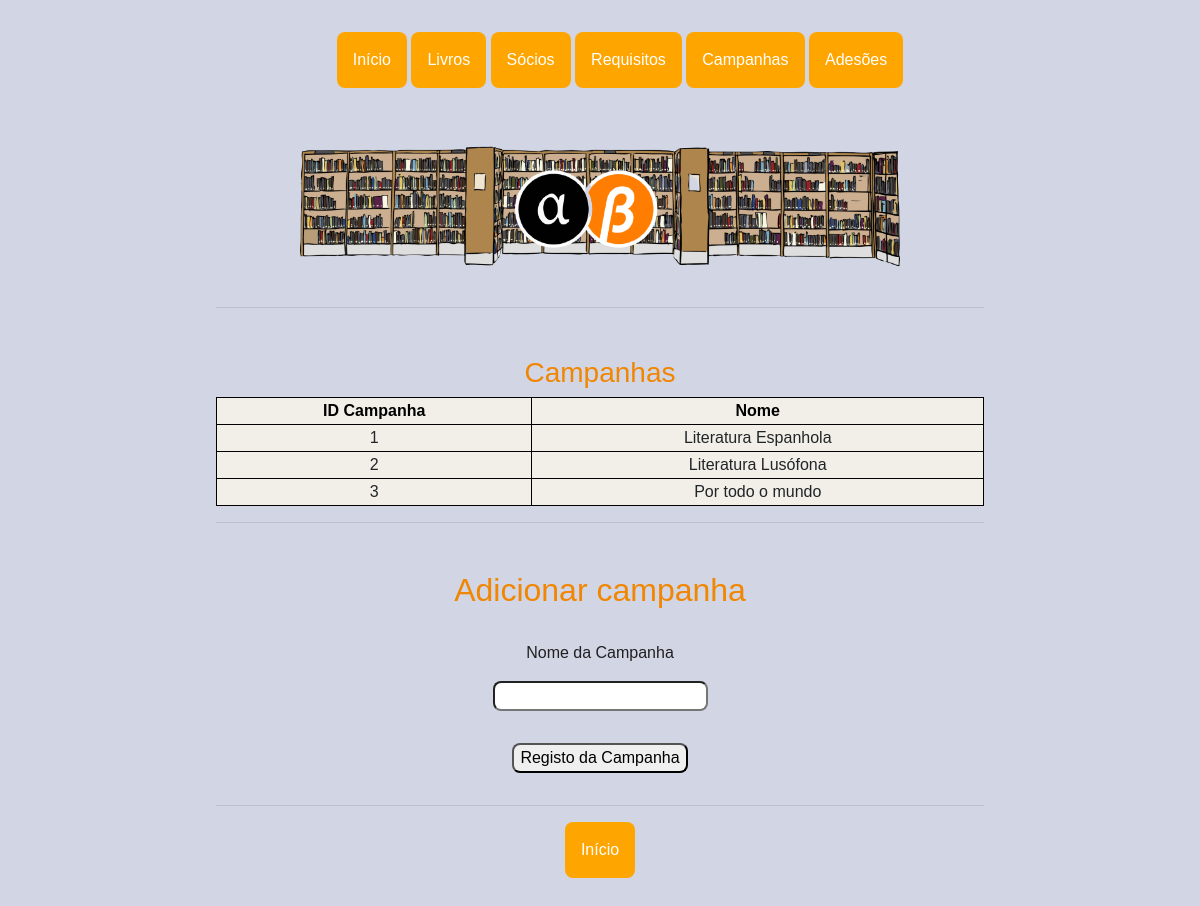
The page /campanhas on the database its author committed.
### app.py (models this page shows)
class Campanha(db.Model):
    __tablename__ = 'campanha'
    id_camp = db.Column(db.Integer, primary_key=True)
    nome_camp = db.Column(db.String(150))

### app.py (the view)
@app.route('/campanhas', methods=['GET'])
def campanhas():
    campanhas = Campanha.query.all()
    return render_template('campanhas.html', campanhas=campanhas)

### templates/campanhas.html
{% extends "base.html"%} {%block title %}Campanhas - Biblioteca{%endblock%} {%block pic %}<img class="bgpic"
    src="{{ url_for('static', filename = 'imgs/bb.png') }}" alt="logo" />{%endblock%} {%block content%}
<h3>Campanhas</h3>
<table style="width:100%" class="pure-table pure-table-horizontal">
    <tr>
        <th>ID Campanha</th>
        <th>Nome</th>
    </tr>
    {% for camp in campanhas %}
    <tr>
        <td>{{camp.id_camp}}</td>
        <td>{{camp.nome_camp}}</td>
        {% endfor %}
</table>
<hr />
<h2>Adicionar campanha</h2>
<form action="/reg_camp" method="post">
    <p>Nome da Campanha</p>
    <input type="text" id="campa" name="campa" required="required" class="campa">
    <input type="submit" class="sub final" value="Registo da Campanha">
</form>
<hr />
<div class="dropdown">
    <li><a href="/"><button class="dropbtn botoes ">Início</button></a>
    </li>
</div>
{%endblock%}

### static/styles.css (style rules this page uses)
*, *::before, *::after { box-sizing: border-box; }
body { background-color: #D2D5E4; margin: 0; font-family: 'Ubuntu', sans-serif; padding-top: 2rem; padding-bottom: 2rem; }
form { text-align: center; width: auto; }
a { color: #e9e9fc; }
p { color: #202022; padding-top: 1.5rem; }
input { border-radius: 0.5rem; }
h1, h2, h3 { color: #f18602; padding-top: 2rem; }
table, th, td { border: 1px solid black; }
table { border-collapse: collapse; border-style: none; }
th { background-color: #f1efe7; color: black; }
td { background-color: #f1efe7; }
.dropbtn { background-color: #4CAF50; color: white; padding: 16px; font-size: 16px; border: none; cursor: pointer; }
.dropdown button { background-color: #FFA500; color: white; font-size: 16px; border: none; cursor: pointer; }
.dropdown { position: relative; display: inline-block; }
.dropdown li { display: inline; }
.sub { border-radius: 0.5rem; margin: 2rem; width: auto; }
.botoes { border-radius: 0.5rem; width: auto; }
.bgpic { margin: auto; max-width: 50%; }
.final { display: block; margin-left: auto; margin-right: auto; }

### rows shown on the page
Campanha: id_camp "1", nome_camp "Literatura Espanhola"
Campanha: id_camp "2", nome_camp "Literatura Lusófona"
Campanha: id_camp "3", nome_camp "Por todo o mundo"
